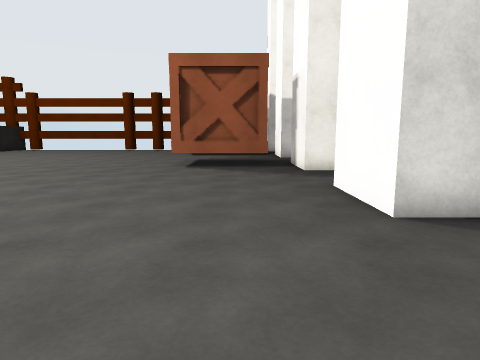
view 1 (above)

18 first-person views from a walk through a Unity game level. The camera is 1.2 m above the floor, tilts 8° down and sees 75° across. The floor is counted in squares, 1 m on a side. Each view is taken from the middle of a square. On the plan, view 1 faces up. The plan holds only what a view shows up to about 13 squares ahead; the rest is blank. The place goes on beyond the plan. The player is left out. Surface patterns are stand-ins for the level's own textures.

view 2
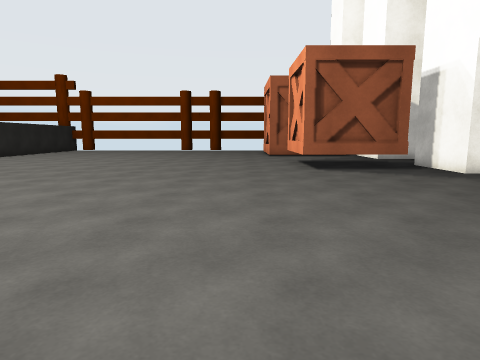

view 3
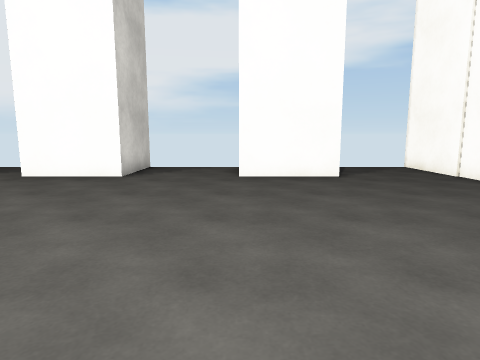

view 4
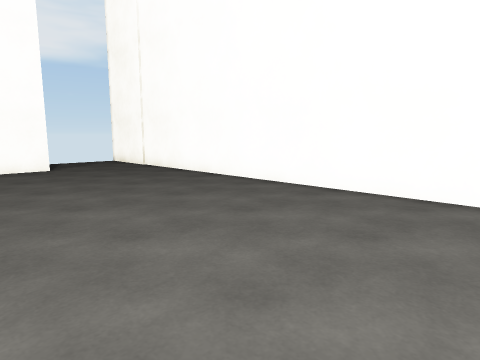

view 5
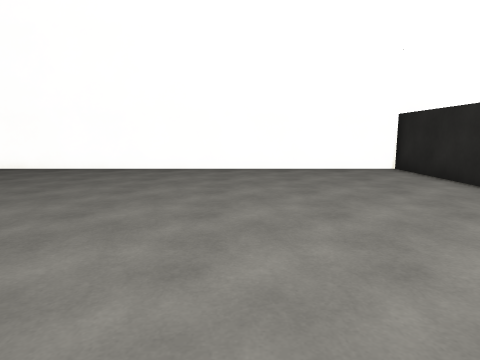

view 6
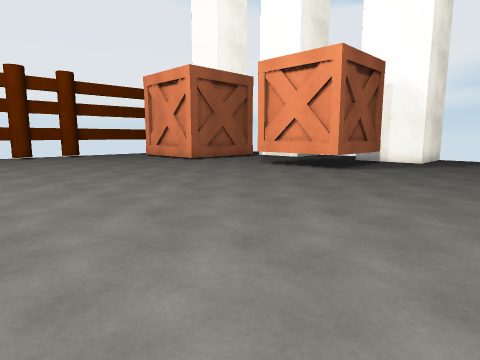

view 7
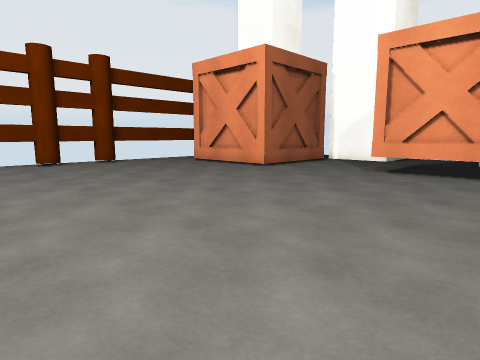

view 8
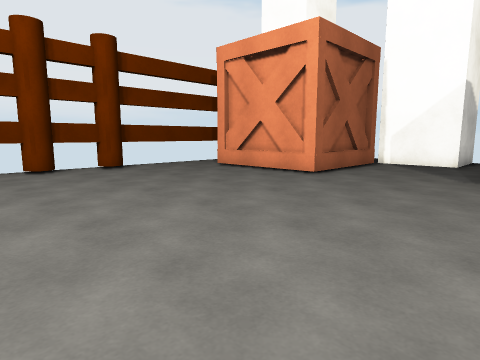

view 9
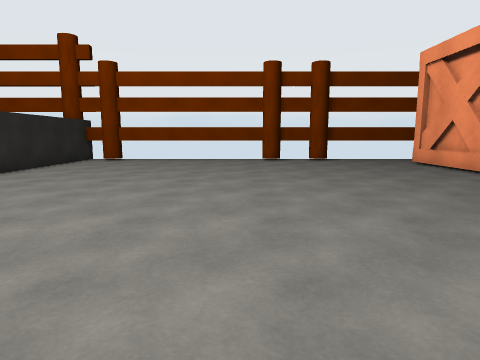

view 10
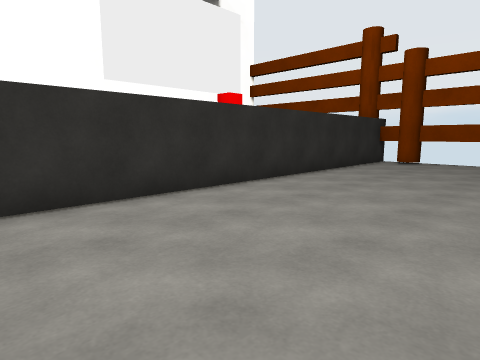

view 11
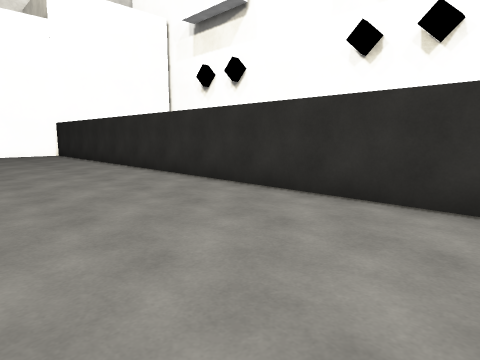

view 12
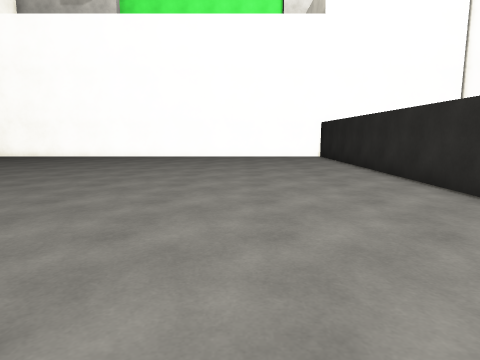

view 13
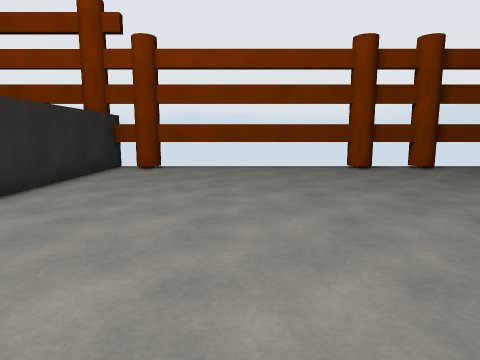

view 14
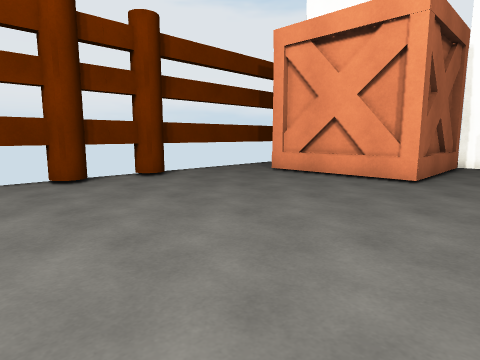

view 15
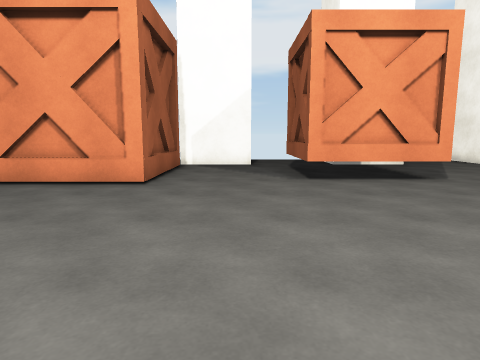

view 16
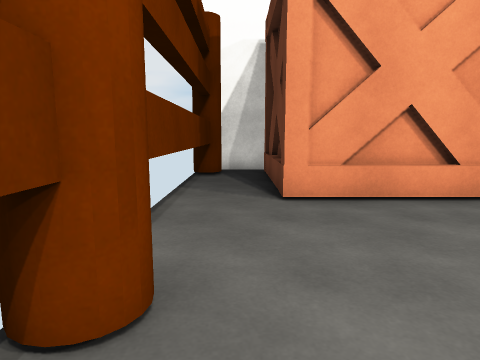

view 17
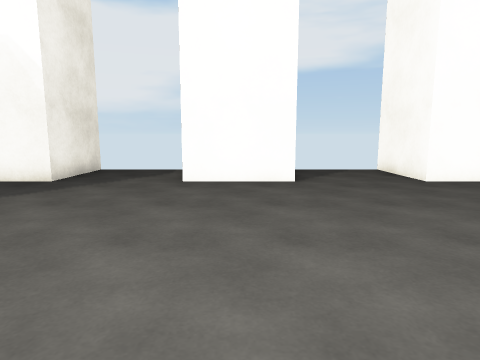

view 18
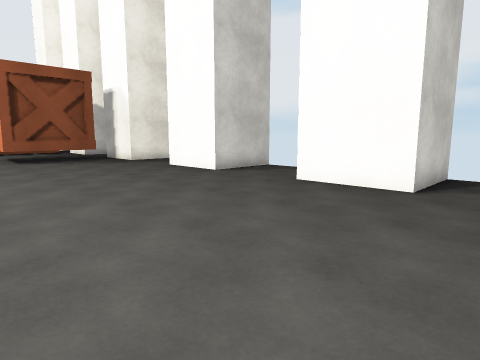

### Floor plan
Key: @ floor where view 1 was taken; # wall or solid block; x gap in a wall; . floor; O other object.
Columns run from 19 left of view 1 to 5 right of it. Each row starts with its distance up from view 1.
 27 #xx      xx #       ##
 26 #....................#
 25 #...............OOOOO#
 24 #...............O
 23 #...............O
 22 #...............O
 21 #...............OOOOOO
 20 #....................#
 19 #....................#
 18 #....................###
 17 #.......................
 16 #...............OOOOO.
 15 #...............OO   .
 14 #...............OO   #
 13 #...............OOOOO#
 12 #....................#
 11 #....................####
 10 #........................
  9 #........................
  8 #........................
  7 #....................#
  6 #....................#
  5 #....................####
  4 #........................
  3 #........................
  2 #........................
  1 #....................####
  0 #..................@.#
 -1 #....................#
 -2 #....................####
 -3 #........................
 -4 #........................
 -5 #........................
 -6 #########################

Where each view was taken, in squares from view 1:
view 1: 0 up, 0 right, facing up
view 2: 1 up, 5 left, facing up
view 3: 1 up, 7 left, facing right
view 4: 1 up, 10 left, facing down-right
view 5: 6 up, 13 left, facing down
view 6: 7 up, 13 left, facing up-right
view 7: 12 up, 13 left, facing up-right
view 8: 15 up, 12 left, facing up-right
view 9: 11 up, 11 left, facing up
view 10: 12 up, 13 left, facing up-left
view 11: 16 up, 13 left, facing down-left
view 12: 13 up, 14 left, facing down
view 13: 15 up, 14 left, facing up
view 14: 18 up, 12 left, facing up-right
view 15: 18 up, 11 left, facing right
view 16: 26 up, 9 left, facing right
view 17: 6 up, 6 left, facing right
view 18: 4 down, 5 left, facing up-right
